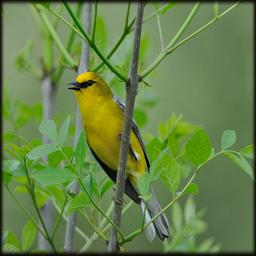
#> input picture HW4/Blue_Winged_Warbler_0078_161889.jpg, 256 x 256 px
$ python 2018222_HW4.py
#> lines starting #> are read from the running program, lines starting #| are printed output that depends on the picture
import  numpy as np
import cv2
import matplotlib.pyplot as plt

img = cv2.imread("Blue_Winged_Warbler_0078_161889.jpg")
#> img is the input picture: shape (256, 256, 3); mean B, G, R 72.7, 129.9, 102.7
img = cv2.resize(img, (240, 240))
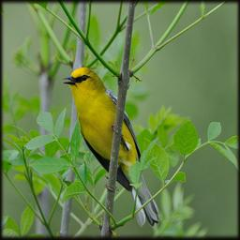
#> img: shape (240, 240, 3); mean B, G, R 72.6, 129.7, 102.6
print(img.shape)
#| (240, 240, 3)
plt.imshow(img)
plt.show()

def calculateSppVector(img):
    parts = [4,9,16,25]
    vector = []
    for p in parts:
        size = int(p**0.5)
        n = int(img.shape[0]//size)
        for i in range(size):
            for j in range(size):
                curr = img[i*n: (i+1)*n,j*n: (j+1)*n, : ]
                vector.extend(calulateStats(curr))
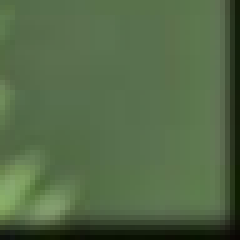
#> curr: shape (48, 48, 3) (shown 5 times larger); mean B, G, R 70.8, 105.4, 83.2
#> after the loop, vector = 324 values, max 2240.8 at index 241, min 40.88 at index 246, mean 478.3
    return vector


def calulateStats(matrix):
    vector = []
    for i in range(3):
        mean = np.mean(matrix[:,:,i])
        var = np.var(matrix[:,:,i])
        vector.append(mean)
        vector.append(var)
    return vector


vec = calculateSppVector(img)
#> vec has the same summary as vector in calculateSppVector

print("Global Feature vector for the image is :", vec)
#> (printed output is left out)
